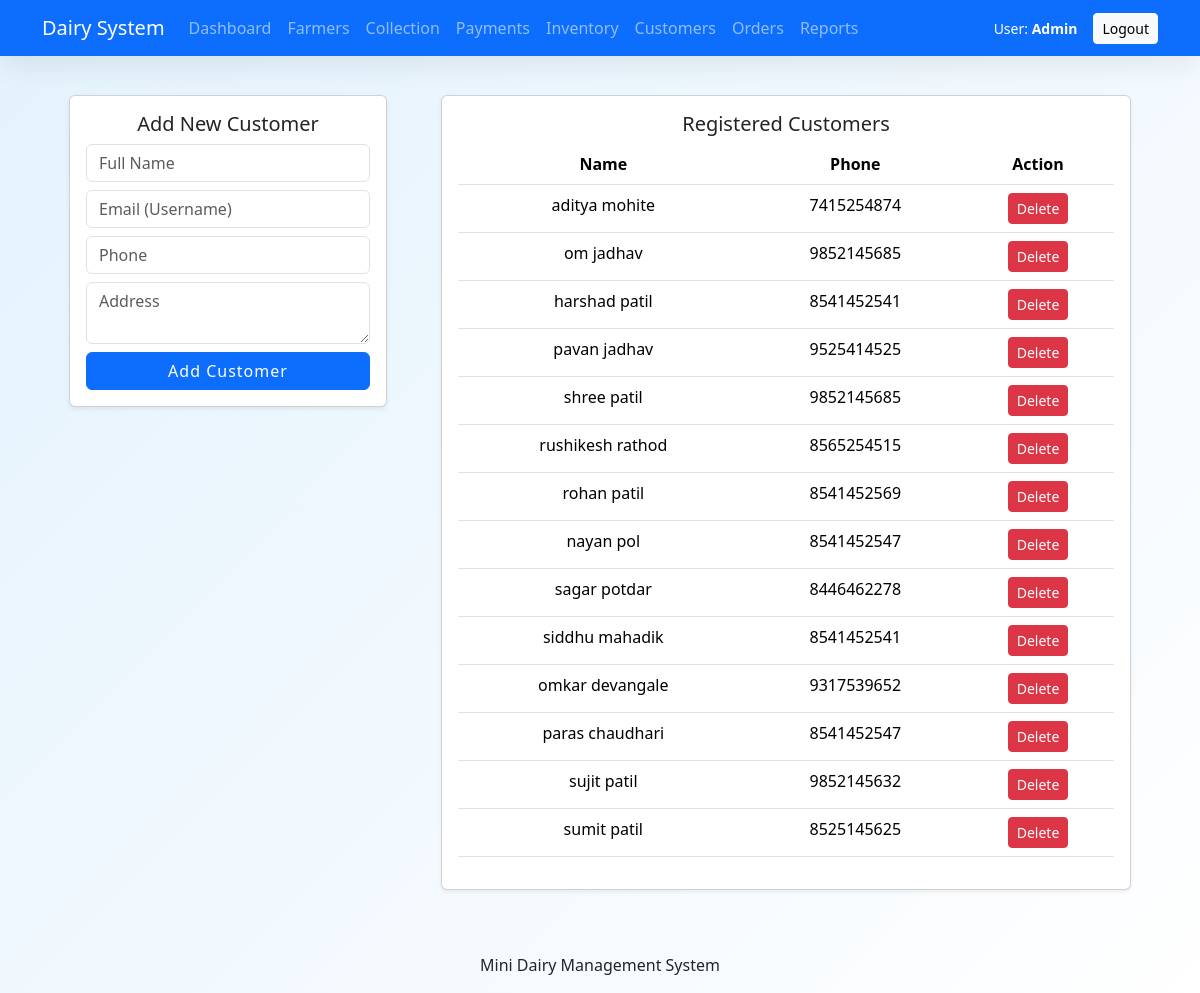
/customers.php (signed in), run on the app's committed database.
### tables this page shows
CREATE TABLE `customers` (
  `customer_id` int(11) NOT NULL,
  `user_id` int(11) DEFAULT NULL,
  `customer_name` varchar(100) DEFAULT NULL,
  `phone` varchar(15) DEFAULT NULL,
  `address` text DEFAULT NULL
);

### customers.php (the view, shortened to what this page needs)
<?php
include 'header.php';
$customers = $conn->query("SELECT * FROM customers");
?>
<div class="container">
    <div class="row">
        <div class="col-md-4">
            <div class="card p-3 shadow-sm">
                <h5>Add New Customer</h5>
                <form method="POST">
                    <input name="name" class="form-control mb-2" placeholder="Full Name" required>
                    <input type="email" name="email" class="form-control mb-2" placeholder="Email (Username)" required>
                    <input name="phone" class="form-control mb-2" placeholder="Phone">
                    <textarea name="address" class="form-control mb-2" placeholder="Address"></textarea>
                    <button name="add_customer" class="btn btn-primary w-100">Add Customer</button>
                </form>
            </div>
        </div>
        <div class="col-md-8">
            <div class="card p-3 shadow-sm">
                <h5>Registered Customers</h5>
                <table class="table">
                    <thead>
                        <tr><th>Name</th><th>Phone</th><th>Action</th></tr>
                    </thead>
                    <tbody>
                        <?php while($row = $customers->fetch_assoc()){ ?>
                        <tr>
                            <td><?php echo $row['customer_name']; ?></td>
                            <td><?php echo $row['phone']; ?></td>
                            <td><a href="?delete=<?php echo $row['customer_id']; ?>" class="btn btn-danger btn-sm" onclick="return confirm('Delete customer?')">Delete</a></td>
                        </tr>
                        <?php } ?>
                    </tbody>
                </table>
            </div>
        </div>
    </div>
</div>
<?php include 'footer.php'; ?>

### header.php (shortened to what this page needs)
<!DOCTYPE html>
<html>
<head>
    <link rel="stylesheet" href="assets/css/style.css">
    <link href="https://cdn.jsdelivr.net/npm/bootstrap@5.3.2/dist/css/bootstrap.min.css" rel="stylesheet">
</head>
<body>
<nav class="navbar navbar-expand-lg navbar-dark bg-primary">
    <div class="container">
        <a class="navbar-brand" href="admin_dashboard.php">Dairy System</a>
        <div class="collapse navbar-collapse" id="navbarNav">
            <ul class="navbar-nav me-auto">
                <?php if($_SESSION['role'] == 'admin'): ?>
                    <li class="nav-item"><a class="nav-link" href="admin_dashboard.php">Dashboard</a></li>
                    <li class="nav-item"><a class="nav-link" href="farmers.php">Farmers</a></li>
                    <li class="nav-item"><a class="nav-link" href="milk_collection.php">Collection</a></li>
                    <li class="nav-item"><a class="nav-link" href="payments.php">Payments</a></li>
                    <li class="nav-item"><a class="nav-link" href="products.php">Inventory</a></li>
                    <li class="nav-item"><a class="nav-link" href="customers.php">Customers</a></li>
                    <li class="nav-item"><a class="nav-link" href="orders.php">Orders</a></li>
                    <li class="nav-item"><a class="nav-link" href="reports.php">Reports</a></li>
                <?php elseif($_SESSION['role'] == 'farmer'): ?>
                    <li class="nav-item"><a class="nav-link" href="farmer_dashboard.php">Dashboard</a></li>
                <?php elseif($_SESSION['role'] == 'customer'): ?>
                    <li class="nav-item"><a class="nav-link" href="customer_dashboard.php">Dashboard</a></li>
                    <li class="nav-item"><a class="nav-link" href="orders.php">Shop Now</a></li>
                <?php endif; ?>
            </ul>
            <div class="ms-auto d-flex align-items-center">
                <span class="text-white me-3 small">
                    User: <strong><?php echo $_SESSION['name']; ?></strong>
                </span>
                <a href="logout.php" class="btn btn-light btn-sm">Logout</a>
            </div>
        </div>
    </div>
</nav>
<div class="container mt-4">

### footer.php (shortened to what this page needs)
</div>
<footer class="text-center mt-5 mb-3">
<p>Mini Dairy Management System</p>
</footer>
</body>
</html>

### assets/css/style.css (style rules this page uses)
:root { --primary-blue: #0077b6; --milk-white: #f8fbff; --accent-blue: #caf0f8; --text-dark: #2d3436; --shadow: 0 8px 30px rgba(0,0,0,0.08); }
body { font-family: 'Poppins', sans-serif; background: linear-gradient(135deg, #e3f2fd 0%, #ffffff 100%); background-attachment: fixed; color: var(--text-dark); margin: 0; }
input { width: 100%; padding: 12px 15px; margin: 12px 0; border: 2px solid #eee; border-radius: 10px; box-sizing: border-box; transition: all 0.3s ease; }
button { width: 100%; padding: 14px; background: var(--primary-blue); border: none; border-radius: 10px; color: white; font-weight: 600; font-size: 16px; cursor: pointer; transition: 0.3s; text-transform: uppercase; letter-spacing: 1px; }
.card { display: inline-block; padding: 25px; margin: 15px; background: white; border-radius: 15px; box-shadow: var(--shadow); border: none; transition: 0.4s cubic-bezier(0.175, 0.885, 0.32, 1.275); text-align: center; vertical-align: top; min-width: 200px; }
nav { background: white; padding: 15px 50px; box-shadow: var(--shadow); display: flex; justify-content: space-between; align-items: center; }

### data on the page
customers: customer_name "aditya mohite", phone "7415254874"
customers: customer_name "om jadhav", phone "9852145685"
customers: customer_name "harshad patil", phone "8541452541"
customers: customer_name "pavan jadhav", phone "9525414525"
customers: customer_name "shree patil", phone "9852145685"
customers: customer_name "rushikesh rathod", phone "8565254515"
customers: customer_name "rohan patil", phone "8541452569"
customers: customer_name "nayan pol", phone "8541452547"
customers: customer_name "sagar potdar", phone "8446462278"
customers: customer_name "siddhu mahadik", phone "8541452541"
customers: customer_name "omkar devangale", phone "9317539652"
customers: customer_name "paras chaudhari", phone "8541452547"
customers: customer_name "sujit patil", phone "9852145632"
customers: customer_name "sumit patil", phone "8525145625"

### other printed values
$_SESSION['name'] "Admin"
